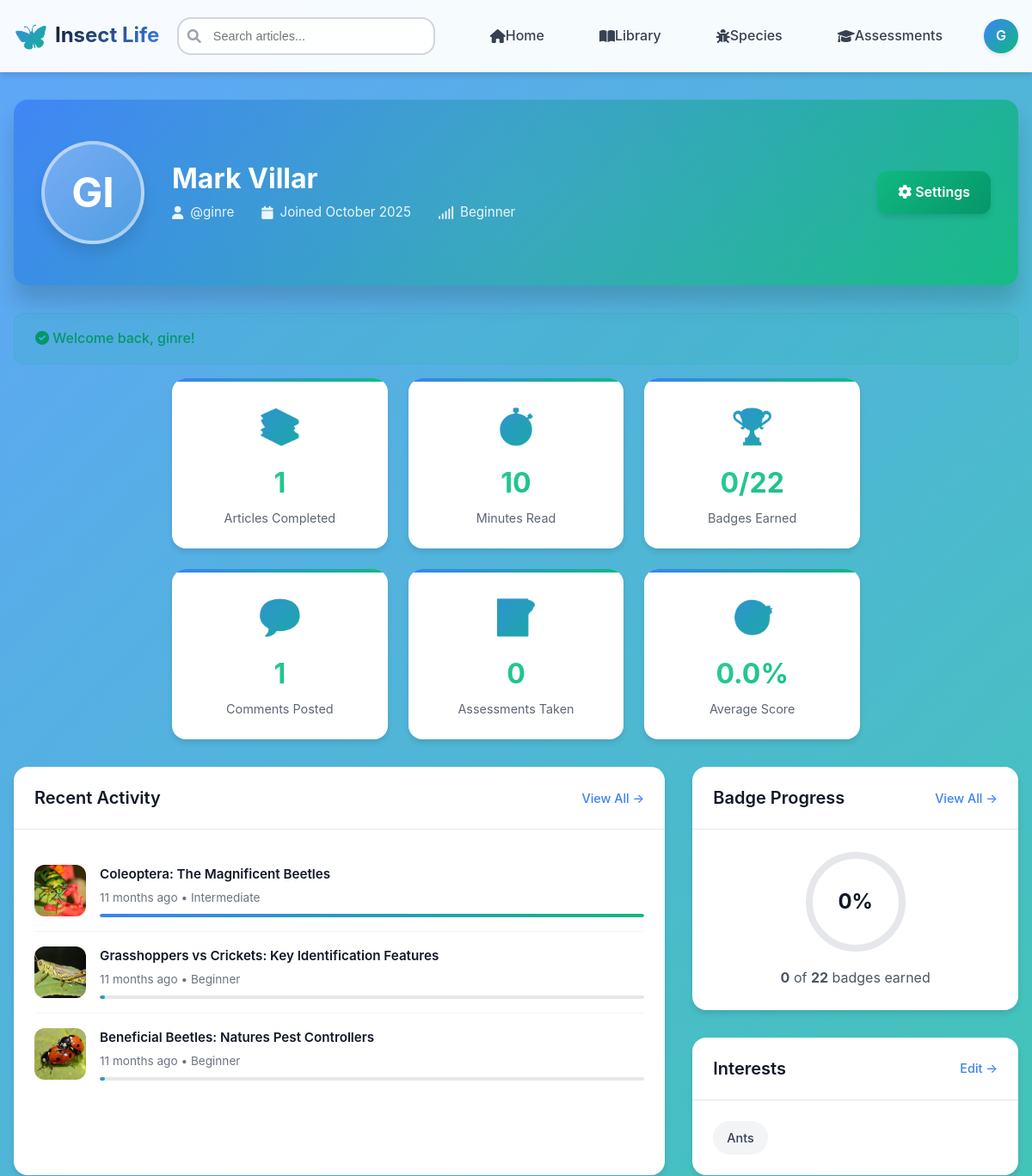
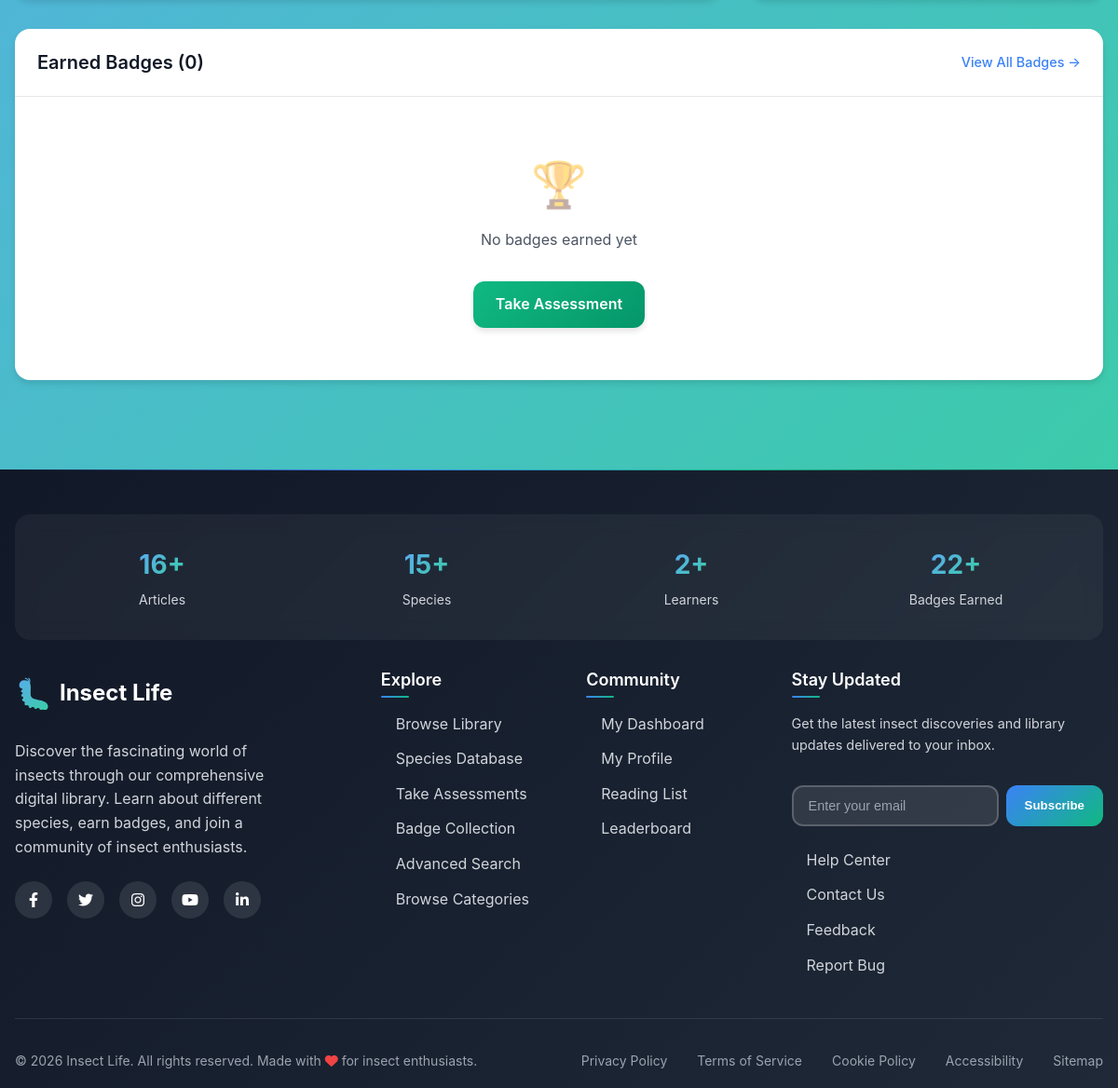
Screenshot of /profile.php (signed in) with the database file from the repository (2 pictures, top to bottom).
### tables this page shows
CREATE TABLE `users` (
  `id` int(11) NOT NULL,
  `username` varchar(50) NOT NULL,
  `email` varchar(100) NOT NULL,
  `password_hash` varchar(255) NOT NULL,
  `first_name` varchar(50) NOT NULL,
  `last_name` varchar(50) NOT NULL,
  `profile_image` varchar(255) DEFAULT NULL,
  `experience_level` enum('beginner','intermediate','advanced','expert') DEFAULT 'beginner',
  `user_type` enum('user','admin','moderator') DEFAULT 'user',
  `is_active` tinyint(1) DEFAULT 1,
  `email_verified` tinyint(1) DEFAULT 0,
  `email_verification_token` varchar(100) DEFAULT NULL,
  `password_reset_token` varchar(100) DEFAULT NULL,
  `password_reset_expires` datetime DEFAULT NULL,
  `newsletter_subscribed` tinyint(1) DEFAULT 0,
  `equipped_badge_id` int(11) DEFAULT NULL,
  `preferences` longtext DEFAULT NULL CHECK (json_valid(`preferences`)),
  `last_login` datetime DEFAULT NULL,
  `created_at` timestamp NOT NULL DEFAULT current_timestamp(),
  `updated_at` timestamp NOT NULL DEFAULT current_timestamp() ON UPDATE current_timestamp()
);

CREATE TABLE `reading_progress` (
  `id` int(11) NOT NULL,
  `user_id` int(11) NOT NULL,
  `article_id` int(11) NOT NULL,
  `progress_percentage` decimal(5,2) DEFAULT 0.00,
  `last_position` text DEFAULT NULL,
  `total_time_spent` int(11) DEFAULT 0,
  `first_read_at` timestamp NOT NULL DEFAULT current_timestamp(),
  `last_read_at` timestamp NOT NULL DEFAULT current_timestamp() ON UPDATE current_timestamp()
);

CREATE TABLE `articles` (
  `id` int(11) NOT NULL,
  `title` varchar(200) NOT NULL,
  `slug` varchar(200) NOT NULL,
  `content` longtext NOT NULL,
  `excerpt` text DEFAULT NULL,
  `featured_image` varchar(255) DEFAULT NULL,
  `scientific_name` varchar(100) DEFAULT NULL,
  `common_names` longtext DEFAULT NULL CHECK (json_valid(`common_names`)),
  `insect_order` varchar(50) DEFAULT NULL,
  `insect_family` varchar(50) DEFAULT NULL,
  `category` enum('anatomy','behavior','ecology','conservation','identification','general') DEFAULT 'general',
  `difficulty_level` enum('beginner','intermediate','advanced') DEFAULT 'beginner',
  `estimated_read_time` int(11) DEFAULT 5,
  `author_id` int(11) NOT NULL,
  `status` enum('draft','published','archived') DEFAULT 'draft',
  `tags` longtext DEFAULT NULL CHECK (json_valid(`tags`)),
  `meta_description` text DEFAULT NULL,
  `meta_keywords` text DEFAULT NULL,
  `views_count` int(11) DEFAULT 0,
  `published_at` datetime DEFAULT NULL,
  `created_at` timestamp NOT NULL DEFAULT current_timestamp(),
  `updated_at` timestamp NOT NULL DEFAULT current_timestamp() ON UPDATE current_timestamp()
);

### config.php (called while the page is built, shortened)
<?php
function formatTimeAgo($datetime) {
    $time = time() - strtotime($datetime);
    return floor($time/2592000) . ' months ago';
}

### profile.php (the view, shortened to what this page needs)
<?php
require_once 'config.php';
$user_id = $_SESSION['user_id'];
$success_message = isset($_SESSION['success_message']) ? $_SESSION['success_message'] : '';
try {
    $pdo = getDBConnection();
    $stmt = $pdo->prepare("
        SELECT u.*, b.id as badge_id, b.name as badge_name, b.icon as badge_icon, b.rarity as badge_rarity
        FROM users u
        LEFT JOIN badges b ON u.equipped_badge_id = b.id
        WHERE u.id = ?
    ");
    $stmt->execute([$user_id]);
    $user = $stmt->fetch();
    $stats = [];
    $stmt = $pdo->prepare("SELECT COUNT(*) FROM reading_progress WHERE user_id = ? AND progress_percentage = 100");
    $stmt->execute([$user_id]);
    $stats['articles_completed'] = $stmt->fetchColumn();
    $stmt = $pdo->prepare("
        SELECT SUM(a.estimated_read_time)
        FROM reading_progress rp
        JOIN articles a ON rp.article_id = a.id
        WHERE rp.user_id = ? AND rp.progress_percentage = 100
    ");
    $stmt->execute([$user_id]);
    $stats['total_read_time'] = $stmt->fetchColumn() ?: 0;
    $stmt = $pdo->prepare("SELECT COUNT(*) FROM user_badges WHERE user_id = ?");
    $stmt->execute([$user_id]);
    $stats['badges_earned'] = $stmt->fetchColumn();
    $stats['total_badges'] = $pdo->query("SELECT COUNT(*) FROM badges WHERE is_active = 1")->fetchColumn();
    $stmt = $pdo->prepare("SELECT COUNT(*) FROM comments WHERE user_id = ?");
    $stmt->execute([$user_id]);
    $stats['comments_posted'] = $stmt->fetchColumn();
    $stmt = $pdo->prepare("SELECT COUNT(*) FROM user_assessment_results WHERE user_id = ?");
    $stmt->execute([$user_id]);
    $stats['assessments_taken'] = $stmt->fetchColumn();
    $stmt = $pdo->prepare("SELECT AVG(score) FROM user_assessment_results WHERE user_id = ?");
    $stmt->execute([$user_id]);
    $stats['avg_score'] = $stmt->fetchColumn() ?: 0;
    $stmt = $pdo->prepare("SELECT COUNT(*) FROM bookmarks WHERE user_id = ?");
    $stmt->execute([$user_id]);
    $stats['bookmarks_count'] = $stmt->fetchColumn();
    $stmt = $pdo->prepare("
        SELECT b.*, ub.earned_at
        FROM user_badges ub
        JOIN badges b ON ub.badge_id = b.id
        WHERE ub.user_id = ?
        ORDER BY ub.earned_at DESC
    ");
    $stmt->execute([$user_id]);
    $earned_badges = $stmt->fetchAll();
    $stmt = $pdo->prepare("
        SELECT a.id, a.title, a.featured_image, a.difficulty_level, a.scientific_name,
               rp.progress_percentage, rp.last_read_at
        FROM reading_progress rp
        JOIN articles a ON rp.article_id = a.id
        WHERE rp.user_id = ?
        ORDER BY rp.last_read_at DESC
        LIMIT 8
    ");
    $stmt->execute([$user_id]);
    $recent_activity = $stmt->fetchAll();
    $stmt = $pdo->prepare("SELECT interest FROM user_interests WHERE user_id = ?");
    $stmt->execute([$user_id]);
    $user_interests = $stmt->fetchAll(PDO::FETCH_COLUMN);
} catch (Exception $e) {
    error_log("Profile page error: " . $e->getMessage());
    $stats = ['articles_completed' => 0, 'total_read_time' => 0, 'badges_earned' => 0, 'total_badges' => 0,
              'comments_posted' => 0, 'assessments_taken' => 0, 'avg_score' => 0, 'bookmarks_count' => 0];
    $earned_badges = [];
    $recent_activity = [];
    $user_interests = [];
    $current_streak = 0;
}
include 'includes/header.php';
?>
<div class="profile-container">
    <div class="profile-header">
        <div class="profile-avatar">
            <?php echo strtoupper(substr($user['username'], 0, 2)); ?>
        </div>
        <div class="profile-info">
            <h1 class="profile-name">
                <?php echo htmlspecialchars($user['first_name'] . ' ' . $user['last_name']); ?>
            </h1>
            <div class="profile-meta">
                <div class="profile-meta-item">
                    <i class="fas fa-user"></i>
                    @<?php echo htmlspecialchars($user['username']); ?>
                </div>
                <div class="profile-meta-item">
                    <i class="fas fa-calendar"></i>
                    Joined <?php echo date('F Y', strtotime($user['created_at'])); ?>
                </div>
                <div class="profile-meta-item">
                    <i class="fas fa-signal"></i>
                    <?php echo ucfirst($user['experience_level']); ?>
                </div>
            </div>
        </div>
        <div class="profile-actions">
            <a href="settings.php" class="btn btn-secondary">
                <i class="fas fa-cog"></i> Settings
            </a>
        </div>
    </div>
    <?php if ($success_message): ?>
    <div class="alert alert-success">
        <i class="fas fa-check-circle"></i>
        <?php echo htmlspecialchars($success_message); ?>
    </div>
    <?php endif; ?>
    <div class="stats-grid">
        <div class="stat-card">
            <div class="stat-icon">📚</div>
            <div class="stat-number"><?php echo number_format($stats['articles_completed']); ?></div>
            <div class="stat-label">Articles Completed</div>
        </div>
        <div class="stat-card">
            <div class="stat-icon">⏱️</div>
            <div class="stat-number"><?php echo number_format($stats['total_read_time']); ?></div>
            <div class="stat-label">Minutes Read</div>
        </div>
        <div class="stat-card">
            <div class="stat-icon">🏆</div>
            <div class="stat-number"><?php echo $stats['badges_earned']; ?>/<?php echo $stats['total_badges']; ?></div>
            <div class="stat-label">Badges Earned</div>
        </div>
        <div class="stat-card">
            <div class="stat-icon">💬</div>
            <div class="stat-number"><?php echo number_format($stats['comments_posted']); ?></div>
            <div class="stat-label">Comments Posted</div>
        </div>
        <div class="stat-card">
            <div class="stat-icon">📝</div>
            <div class="stat-number"><?php echo number_format($stats['assessments_taken']); ?></div>
            <div class="stat-label">Assessments Taken</div>
        </div>
        <div class="stat-card">
            <div class="stat-icon">🎯</div>
            <div class="stat-number"><?php echo number_format($stats['avg_score'], 1); ?>%</div>
            <div class="stat-label">Average Score</div>
        </div>
    </div>
    <div class="content-grid">
        <div class="section-card">
            <div class="section-header">
                <h2 class="section-title">Recent Activity</h2>
                <a href="library.php" class="section-link">View All →</a>
            </div>
            <div class="section-content">
                <?php if (empty($recent_activity)): ?>
                    <div class="empty-state">
                        <div class="empty-icon">📖</div>
                        <p>No reading activity yet</p>
                        <a href="library.php" class="btn btn-primary" style="margin-top: 1rem;">Start Reading</a>
                    </div>
                <?php else: ?>
                    <?php foreach ($recent_activity as $activity): ?>
                        <div class="activity-item">
                            <div class="activity-image">
                                <?php if ($activity['featured_image']): ?>
                                    <img src="<?php echo htmlspecialchars($activity['featured_image']); ?>"
                                         alt="<?php echo htmlspecialchars($activity['title']); ?>">
                                <?php else: ?>
                                    <div style="display: flex; align-items: center; justify-content: center; height: 100%; background: var(--gray-300); font-size: 1.5rem;">
                                        🦋
                                    </div>
                                <?php endif; ?>
                            </div>
                            <div class="activity-details">
                                <div class="activity-title">
                                    <a href="article.php?id=<?php echo $activity['id']; ?>" style="text-decoration: none; color: inherit;">
                                        <?php echo htmlspecialchars($activity['title']); ?>
                                    </a>
                                </div>
                                <div class="activity-meta">
                                    <?php echo formatTimeAgo($activity['last_read_at']); ?> •
                                    <?php echo ucfirst($activity['difficulty_level']); ?>
                                </div>
                                <div class="progress-bar">
                                    <div class="progress-fill" style="width: <?php echo $activity['progress_percentage']; ?>%"></div>
                                </div>
                            </div>
                        </div>
                    <?php endforeach; ?>
                <?php endif; ?>
            </div>
        </div>
        <div>
            <div class="section-card" style="margin-bottom: 2rem;">
                <div class="section-header">
                    <h2 class="section-title">Badge Progress</h2>
                    <a href="badges.php" class="section-link">View All →</a>
                </div>
                <div class="section-content">
                    <div class="progress-ring">
                        <svg width="120" height="120">
                            <defs>
                                <linearGradient id="gradient" x1="0%" y1="0%" x2="100%" y2="100%">
                                    <stop offset="0%" style="stop-color:#3b82f6;stop-opacity:1" />
                                    <stop offset="100%" style="stop-color:#10b981;stop-opacity:1" />
                                </linearGradient>
                            </defs>
                            <circle class="progress-ring-bg" cx="60" cy="60" r="54"></circle>
                            <circle class="progress-ring-fill" cx="60" cy="60" r="54"
                                    stroke-dasharray="339.292"
                                    stroke-dashoffset="<?php echo 339.292 * (1 - ($stats['badges_earned'] / max($stats['total_badges'], 1))); ?>">
                            </circle>
                        </svg>
                        <div class="progress-text">
                            <?php echo round(($stats['badges_earned'] / max($stats['total_badges'], 1)) * 100); ?>%
                        </div>
                    </div>
                    <p style="text-align: center; color: var(--gray-600); margin-bottom: 0;">
                        <strong><?php echo $stats['badges_earned']; ?></strong> of
                        <strong><?php echo $stats['total_badges']; ?></strong> badges earned
                    </p>
                </div>
            </div>
            <div class="section-card">
                <div class="section-header">
                    <h2 class="section-title">Interests</h2>
                    <a href="settings.php" class="section-link">Edit →</a>
                </div>
                <div class="section-content">
                    <?php if (empty($user_interests)): ?>
                        <div class="empty-state">
                            <p>No interests set yet</p>
                            <a href="settings.php" class="btn btn-secondary btn-sm" style="margin-top: 0.5rem;">Add Interests</a>
                        </div>
                    <?php else: ?>
                        <div class="interests-list">
                            <?php foreach ($user_interests as $interest): ?>
                                <span class="interest-tag"><?php echo htmlspecialchars(ucfirst(str_replace('_', ' ', $interest))); ?></span>
                            <?php endforeach; ?>
                        </div>
                    <?php endif; ?>
                </div>
            </div>
        </div>
    </div>
    <div class="section-card">
        <div class="section-header">
            <h2 class="section-title">Earned Badges (<?php echo count($earned_badges); ?>)</h2>
            <a href="badges.php" class="section-link">View All Badges →</a>
        </div>
        <div class="section-content">
            <?php if (empty($earned_badges)): ?>
                <div class="empty-state">
                    <div class="empty-icon">🏆</div>
                    <p>No badges earned yet</p>
                    <a href="assessments.php" class="btn btn-secondary" style="margin-top: 1rem;">Take Assessment</a>
                </div>
            <?php endif; ?>
        </div>
    </div>
</div>
<?php include 'includes/footer.php'; ?>

### rows the page displays
users: username "GI", first_name+last_name "Mark Villar", username "ginre", created_at "October 2025", experience_level "Beginner", is_active "1"
reading_progress: article.featured_image (picture), article.title "Coleoptera: The Magnificent Beetles", last_read_at "11 months ago", article.difficulty_level "Intermediate", progress_percentage 100 (drawn)
reading_progress: article.featured_image (picture), article.title "Grasshoppers vs Crickets: Key Identification Features", last_read_at "11 months ago", article.difficulty_level "Beginner", progress_percentage 1 (drawn)
reading_progress: article.featured_image (picture), article.title "Beneficial Beetles: Natures Pest Controllers", last_read_at "11 months ago", article.difficulty_level "Beginner", progress_percentage 1 (drawn)

### other values shown
substr($_SESSION['username'] ?? 'U', 0, 1) "G"
$success_message "Welcome back, ginre!"
$stats['total_read_time'] "10"
$stats['badges_earned'] "0"
$stats['total_badges'] "22"
$stats['assessments_taken'] "0"
$stats['avg_score'] "0.0"
str_replace('_', ' ', $interest) "Ants"
count($earned_badges) "0"
$total_articles "16"
$total_species "15"
$total_users "2"
$total_badges "22"
SITE_NAME "Insect Life"
